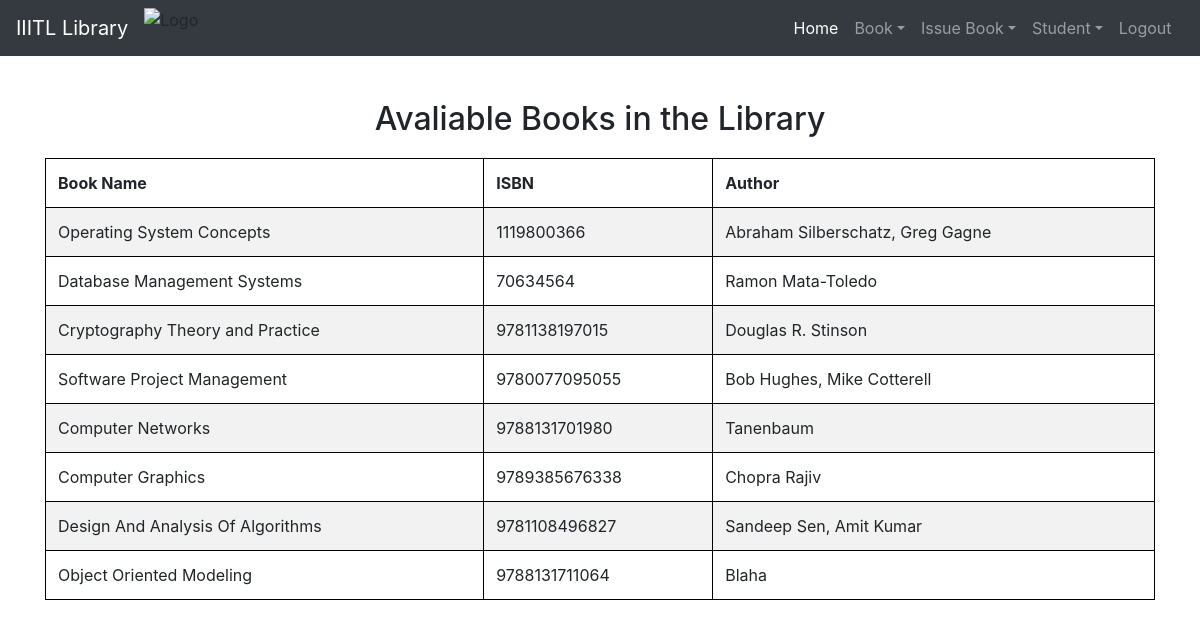
Screenshot of /displaybooks (signed in) with the database file from the repository.
### Library/models.py (models this page shows, shortened)
class Book(models.Model):
    title = models.CharField(max_length=50)
    isbn = models.PositiveBigIntegerField()
    author = models.CharField(max_length=50)

### Library/views.py (the view)
# urls.py: path('displaybooks', views.displaybooks, name = 'display_books'),
def displaybooks(request) :
    if request.user.is_superuser:
        books = models.Book.objects.all()
        return render(request, 'Library/displaybooks.html', {'books': books})
    else :
        return render(request, 'Library/index.html')

### templates/Library/displaybooks.html (shortened to what this page needs)
{% extends 'Library/layout.html' %}
{% block head %}
    <link rel="stylesheet" href="https://stackpath.bootstrapcdn.com/bootstrap/4.3.1/css/bootstrap.min.css">
    <link rel="stylesheet" href="https://maxcdn.bootstrapcdn.com/font-awesome/4.7.0/css/font-awesome.min.css">
{% endblock %}
{% block body %}
{% if books%}
<div class="container">
  <h2 style="text-align: center;">Avaliable Books in the Library</h2>
  <table class="table table-hover table-condensed table-striped table-bordered bg-white">
    <thead>
    <tr>
    <th>Book Name</th>
    <th>ISBN</th>
    <th>Author</th>
    </tr>
    </thead>
    <tbody>
      {% for book in books %}
        <tr>
          <td>{{book.title}}</td>
          <td>{{book.isbn}}</td>
          <td>{{book.author}}</td>
        </tr>
      {% endfor %}
    </tbody>
    </table>
</div>
{%else%}
<h1>Have 0 book</h1>
{%endif%}
{% endblock %}

### templates/Library/layout.html (shortened to what this page needs)
<!DOCTYPE html>
<html lang="en">
    {% block head %}
    {% endblock %}
<body>
    {% load socialaccount %}
    <div class="bs-example">
        <nav class="navbar navbar-expand-md bg-dark navbar-dark fixed-top">
            <a href="/" class="navbar-brand">IIITL Library</a>
            <img src="https://iiitl.ac.in/wp-content/uploads/2019/10/Final_Logo_IIITL.png" alt="Logo" style="height: 40px;">
            <div class="collapse navbar-collapse justify-content-between" id="navbarCollapse">
                <div class="navbar-nav">
                    <a href="/" class="nav-item nav-link active">Home</a>
                    {% if user.is_authenticated %}
                        {% if user.is_superuser %}
                            <div class="nav-item dropdown">
                                <a href="#" class="nav-link dropdown-toggle" data-toggle="dropdown">Book</a>
                            </div>
                            <div class="nav-item dropdown">
                                <a href="#" class="nav-link dropdown-toggle" data-toggle="dropdown">Issue Book</a>
                            </div>
                            <div class="nav-item dropdown">
                                <a href="#" class="nav-link dropdown-toggle" data-toggle="dropdown">Student</a>
                            </div>
                        {% endif %}
                        <a href="logout" class="nav-item nav-link">Logout</a> &nbsp;
                    {% else %}
                    <a href="{% provider_login_url 'google' %}" method="oauth2" class="nav-item nav-link">Login</a> &nbsp;
                    {% endif %}
                </div>
            </div>
        </nav>
    </div>
    {% block body %}
    {% endblock %}
</body>
</html>

### templates/Library/layout.html (style rules this page uses)
table.table-bordered { border:1px solid black; margin-top:20px; }
table.table-bordered > thead > tr > th { border:1px solid black; }
table.table-bordered > tbody > tr > td { border:1px solid black; }

### templates/Library/displaybooks.html (style rules this page uses)
body { background-image: url("https://media.istockphoto.com/photos/textbooks-stacked-on-school-desk-with-chalkboard-background-picture-id638383032?b=1&k=20&m=638383032&s=170667a&w=0&h=T8UqCXjblfdTPKu4LlLHqJWizWbd3LEhEkJHAMcB83I="); background-repeat: repeat; background-size: 100vw 100vh; }
.container { margin-top: 100px; }

### rows the page displays
Book: title "Operating System Concepts", isbn "1119800366", author "Abraham Silberschatz, Greg Gagne"
Book: title "Database Management Systems", isbn "70634564", author "Ramon Mata-Toledo"
Book: title "Cryptography Theory and Practice", isbn "9781138197015", author "Douglas R. Stinson"
Book: title "Software Project Management", isbn "9780077095055", author "Bob Hughes, Mike Cotterell"
Book: title "Computer Networks", isbn "9788131701980", author "Tanenbaum"
Book: title "Computer Graphics", isbn "9789385676338", author "Chopra Rajiv"
Book: title "Design And Analysis Of Algorithms", isbn "9781108496827", author "Sandeep Sen, Amit Kumar"
Book: title "Object Oriented Modeling", isbn "9788131711064", author "Blaha"
